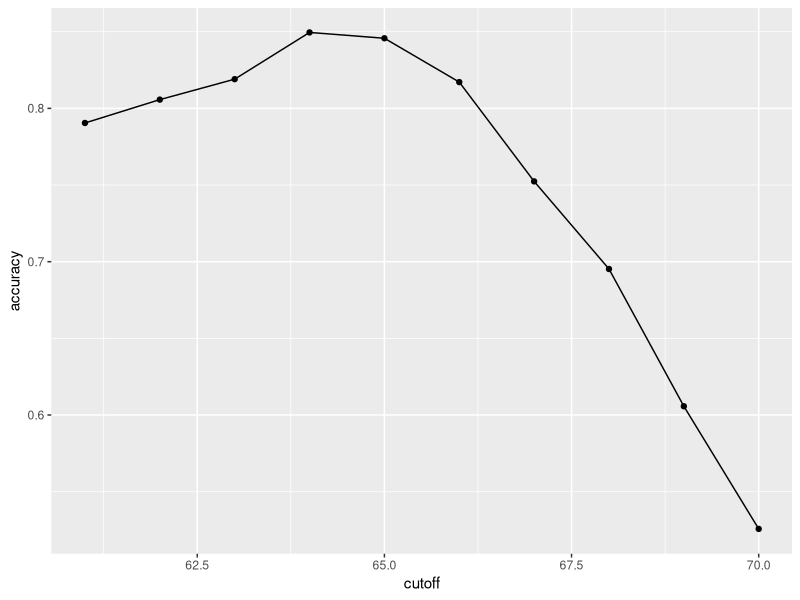
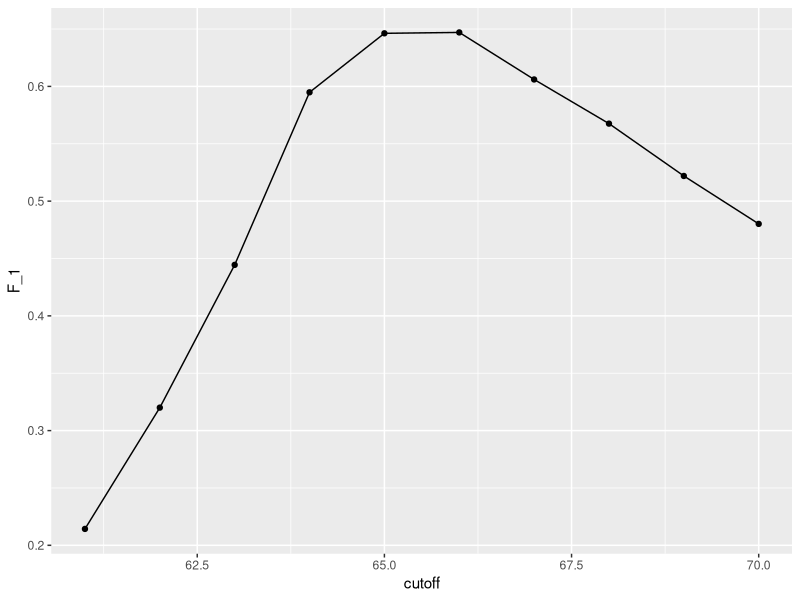
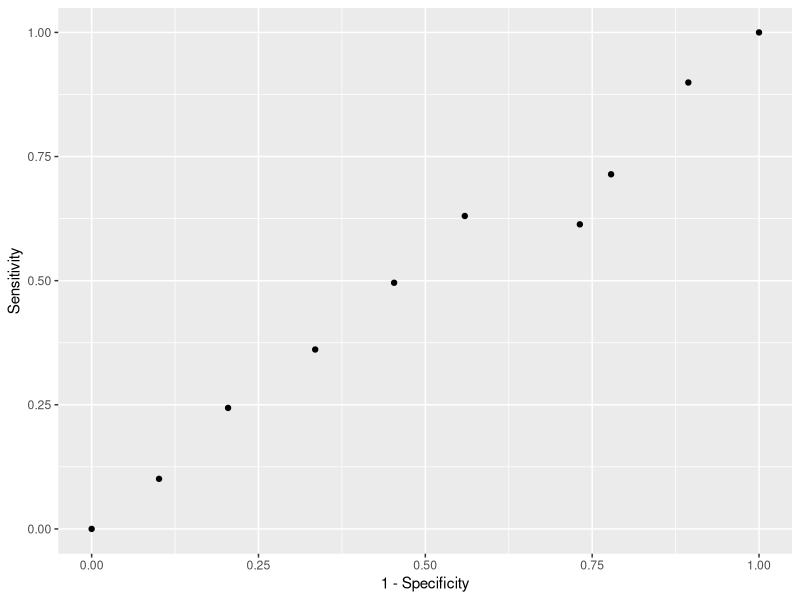
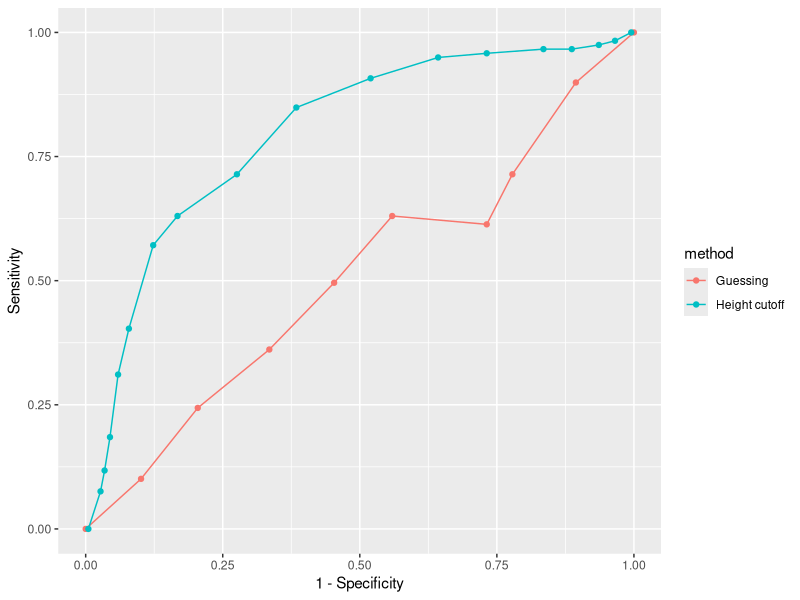
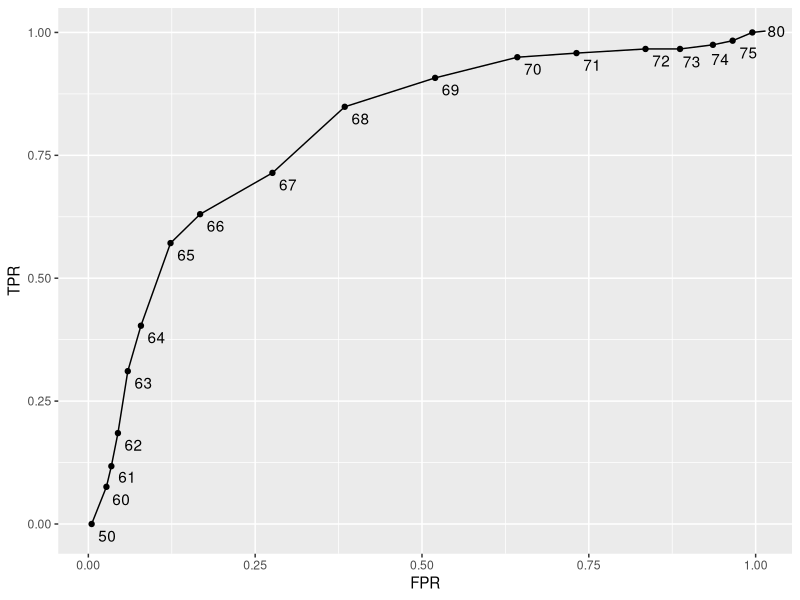
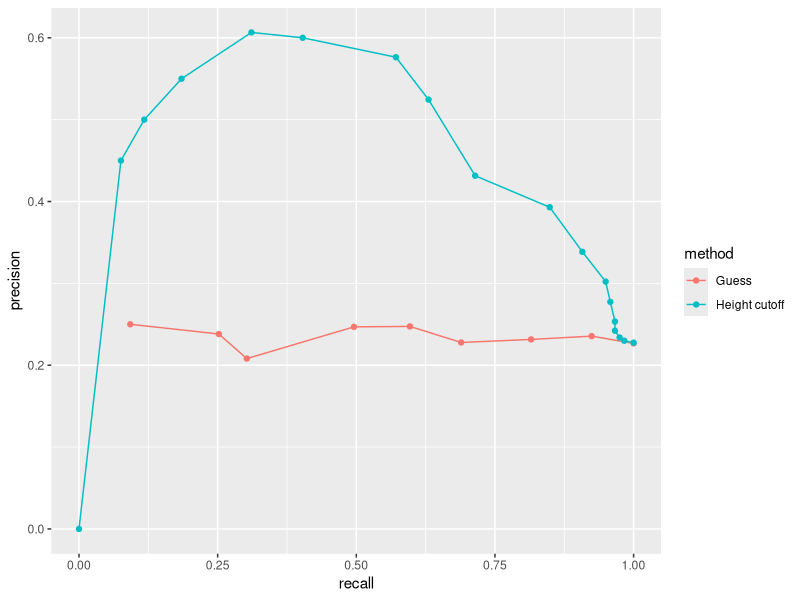

Reproduce these figures in R, in order.
library(caret) #This is the package to do machine learning.
??createDataPartition #A standard way of generating the training and test sets is by randomly splitting the data into test and training.

#Arguments of the createDataPartition
#times: defines how many random samples of indexes to return.
#p: definea what proportion of the index represented
#list: is used to decide you want indexes to be returned as a list or not.

library(tidyverse)
library(dslabs)

data(heights)
y <- heights$sex
x <- heights$height

set.seed(2007)
test_index <- createDataPartition(y, times = 1, p = 0.5, list = FALSE) #this randomizes the data and divides it into half (because we set p=0.5)

train_set <- heights [-test_index,]
test_set <- heights [test_index,]

#------------------------------overall accuracy---------------------------------
#The simplest way to evaluate the algorithm when the outcomes are categorical is simply by reporting the proportion of 
#cases that were correctly predicted in the test set.

#------------------------------a function to guess the outcome---------------------------------
y_hat <- sample(c("Male","Female"), length(test_index),replace=TRUE) #we create a list equal to the length of the train_set list with random genders
y_hat

#In machine learning applications, it is useful to use factors to represent the categorical outcomes.

y_hat <- sample(c("Male", "Female"), length(test_index), replace = TRUE) %>%
  factor(levels = levels(test_set$sex)) #the levels are the order in which you want the factors to be
str(y_hat) #we can check this using the str function. https://www.youtube.com/watch?v=xkRBfy8_2MU

#--------------------------------guessing the outcome--------------------------
y_hat #This is our prediction
test_set$sex #This is the real data
mean(y_hat == test_set$sex) #we have predicted 49.71% of the data correctly. We are guessing!


#----------------------------another function to guess the outcome------------------------
#Can we do better? Exploratory data analysis suggests we can because, on average, males are slightly taller than females:
heights %>% group_by(sex) %>% summarize(mean(height), sd(height))

#Predict male if height is within two standard deviations from the average male.

y_hat <- ifelse(x>62, "Male", "Female") %>%
  factor(levels = levels(test_set$sex))

mean(y == y_hat) #the accuracy goes up to almost 80%

#-------------------------------trying different cutoffs---------------------------
cutoff <- seq(61, 70) #we create a sequence

accuracy <- map_dbl(cutoff, function(x){ #this is just like the apply function, but this one is used in programming
  y_hat <- ifelse(train_set$height > x, "Male", "Female") %>%
    factor(levels = levels(test_set$sex))
  mean(y_hat == train_set$sex)
})

#we can plot the different cutoffs:
data.frame(accuracy=accuracy,cutoff=cutoff) %>%
  ggplot(aes(x=cutoff,y=accuracy)) +
  geom_point() +
  geom_line()

max(accuracy) #this is the highest accuracy level
best_cutoff <- cutoff[which.max(accuracy)] #this is the best cutoff

#---------------------------using the best cutoff--------------------------
y_hat <- ifelse(test_set$height > best_cutoff, "Male", "Female") %>%
  factor(levels = levels(test_set$sex))

y_hat <- factor(y_hat)

mean(y_hat == test_set$sex) #our model predicts the gender of 81% of the students

#-----------------------------overfitting--------------------------
#Evaluating an algorithm on the training set can lead to overfitting, which often results in dangerously over-optimistic
#assessments.By testing on a data that we did not train on, we know it is not due to overfitting.

#----------------------------the confusion matrix------------------
table(predicted = y_hat, actual = test_set$sex) #cross tabulation and table creation: here we can see how many we predicted correctly and how many we predicted incorrectly.

#We get that we get a very high accuracy for males, 93%, but a very low accuracy for females, 42%.
test_set %>%
  mutate(y_hat = y_hat) %>%
  group_by(sex) %>%
  summarize(accuracy = mean(y_hat == sex)) #we can see the percentage of right predictions.

#---------------------------prevalence-----------------------------
#These heights were collected from three data science courses, two of which had more males enrolled.
prev <- mean(y == "Male") #this is the "prevalence" how many males there are in the population

#So when computing overall accuracy, the high percentage of mistakes made for females is outweighted 
#by the gains in correct calls for men.

#If your training data is biased in some way, you are likely to develop an algorithm that are biased as well.
#The fact that we evaluated on a test set does not matter, because that test set was also derived from the original
#biased data set. This is one of the reasons we look at metrics other than overall accuracy when evaluating
#a machine learning algorithm.

#The caret function confusionMatrix computes all these metrics for us once we define what category ???positive??? is. 
#The function expects factors as input, and the first level is considered the positive outcome or Y = 1. 
#In our example, Female is the first level because it comes before Male alphabetically.
library(e1071)
confusionMatrix(data = y_hat, reference = test_set$sex)

#sensitivity: we predict it is a female when it is a female
#specificity: we predict it is not a female when it is not a female. In other words, we predict it is a male when it is a male
#prevalence: the porportion of female

#We can see that the high overall accuracy is possible despite relatively low sensitivity.

#---------------------F1 score------------------------
#Because specificity and sensitivity are rates, it is more appropriate to compute the harmonic average of specificity
#and sensitivity.

#             2 ?? precision * recall
# F1 score=   ------------------------
#               precision + recall

#We define beta to represent how much more important sensitivity is compared to specificity, and consider 
#a weighted harmonic average using  this formula. 

#                      1
#--------------------------------------------
#  ??^2            1     +      1           1
#--------- * ---------    ---------- * ---------
# 1 + ??^2     recall        1 + ??^2     precision

#The F_meas function in the caret package computes this summary with beta defaulting to 1.

cutoff <- seq(61, 70)
F_1 <- map_dbl(cutoff, function(x){
  y_hat <- ifelse(train_set$height > x, "Male", "Female") %>%
    factor(levels = levels(test_set$sex))
  F_meas(data = y_hat, reference = factor(train_set$sex)) #we compare the predicted data (y_hat) with the real data (train_set$sex) and we let the function calculate the F1 score
})

F_1

data.frame(F_1=F_1,cutoff=cutoff) %>%
  ggplot(aes(x=cutoff,y=F_1)) +
  geom_point() +
  geom_line()

cutoff[which.max(F_1)] #This maximum is achieved when we use this cutoff.

#---------------------------the sensitivity ans specificity function---------------------
y_hat <- ifelse(test_set$height > best_cutoff, "Male", "Female") %>%
  factor(levels = levels(test_set$sex))

#we can see all the functions use the same arguments
sensitivity(data = y_hat, reference = test_set$sex)
specificity(data = y_hat, reference = test_set$sex)
confusionMatrix(data = y_hat, reference = test_set$sex)

#-----------------------------adjusting to the prevalence--------------------

#Note that guessing male with higher probability would give us higher accuracy due to the bias in the sample. In our 
#sample of students, the majority are male.

p <- 0.9
n <- length(test_index)

y_hat_0.9 <- sample(c("Male", "Female"), n, replace = TRUE, prob=c(p, 1-p)) %>%
  factor(levels = levels(test_set$sex))
mean(y_hat_0.9 == test_set$sex) 

#-----------------------------ROC----------------------

#The ROC curve plots sensitivity (TPR) versus 1 - specificity or the false positive rate (FPR). Here is an
#ROC curve for guessing sex but using different probabilities of guessing male.

#--------------GUESSING APPROACH
probs <- seq(0, 1, length.out = 10)
guessing <- map_df(probs, function(p){
  y_hat <-
    sample(c("Male", "Female"), n, replace = TRUE, prob=c(p, 1-p)) %>%
    factor(levels = c("Female", "Male")) #the first level is considered the positive outcome or Y=1. 
  list(method = "Guessing",
       FPR = 1 - specificity(y_hat, test_set$sex),
       TPR = sensitivity(y_hat, test_set$sex))
}) %>% mutate(probs=probs)
guessing

guessing %>% qplot(FPR, TPR, data =., xlab = "1 - Specificity", ylab = "Sensitivity")
#we want the TPR to be high and the FPR to be low. (sensitivity to be high, 1-specificity to be low)

#--------------HEIGHT-BASED APPROACH
#We can construct an ROC curve for the height-based approach:

cutoffs <- c(50, seq(60, 75), 80)
height_cutoff <- map_df(cutoffs, function(x){
  y_hat <- ifelse(test_set$height > x, "Male", "Female") %>%
    factor(levels = c("Female", "Male")) #the first level is considered the positive outcome or Y=1. 
  list(method = "Height cutoff",
       FPR = 1-specificity(y_hat, test_set$sex),
       TPR = sensitivity(y_hat, test_set$sex))
})

#the first level is considered the positive outcome or Y=1. So if a student is predicted as a female and she is a female
#it is a true positive

#--------------------plotting the two approaches
bind_rows(guessing, height_cutoff) %>%
  ggplot(aes(FPR, TPR, color = method)) +
  geom_line() +
  geom_point() +
  xlab("1 - Specificity") +
  ylab("Sensitivity")
#we want the TPR to be high and the FPR to be low. (sensitivity to be high, 1-specificity to be low)
#the height-based approach seems to work better.

#When making ROC curves, it is often nice to add the cutoff used to the points.
library(ggrepel) #we need this package to add the label to each point
map_df(cutoffs, function(x){
  y_hat <- ifelse(test_set$height > x, "Male", "Female") %>%
    factor(levels = c("Female", "Male")) #the first level is considered the positive outcome or Y=1. 
  list(method = "Height cutoff",
       cutoff = x,
       FPR = 1-specificity(y_hat, test_set$sex),
       TPR = sensitivity(y_hat, test_set$sex))
}) %>%
  ggplot(aes(FPR, TPR, label = cutoff)) +
  geom_line() +
  geom_point() +
  geom_text_repel(nudge_x = 0.01, nudge_y = -0.01) #to add the label for each point


#-----------------precision-recall plot
guessing <- map_df(probs, function(p){
  y_hat <- sample(c("Male", "Female"), length(test_index),
                  replace = TRUE, prob=c(p, 1-p)) %>%
    factor(levels = c("Female", "Male")) #the first level is considered the positive outcome or Y=1. 
  list(method = "Guess",
       recall = sensitivity(y_hat, test_set$sex),
       precision = precision(y_hat, test_set$sex))
})

height_cutoff <- map_df(cutoffs, function(x){
  y_hat <- ifelse(test_set$height > x, "Male", "Female") %>%
    factor(levels = c("Female", "Male")) #the first level is considered the positive outcome or Y=1. 
  list(method = "Height cutoff",
       recall = sensitivity(y_hat, test_set$sex),
       precision = precision(y_hat, test_set$sex))
})

bind_rows(guessing, height_cutoff) %>%
  ggplot(aes(recall, precision, color = method)) +
  geom_line() +
  geom_point()
#Remember that in this model a true positive is a women that was predicted to be a woman. 
#So if precission is low it means the a lot of men are predicted to be women, and
#if recall is low, there were many women who were not predicted to be women.
